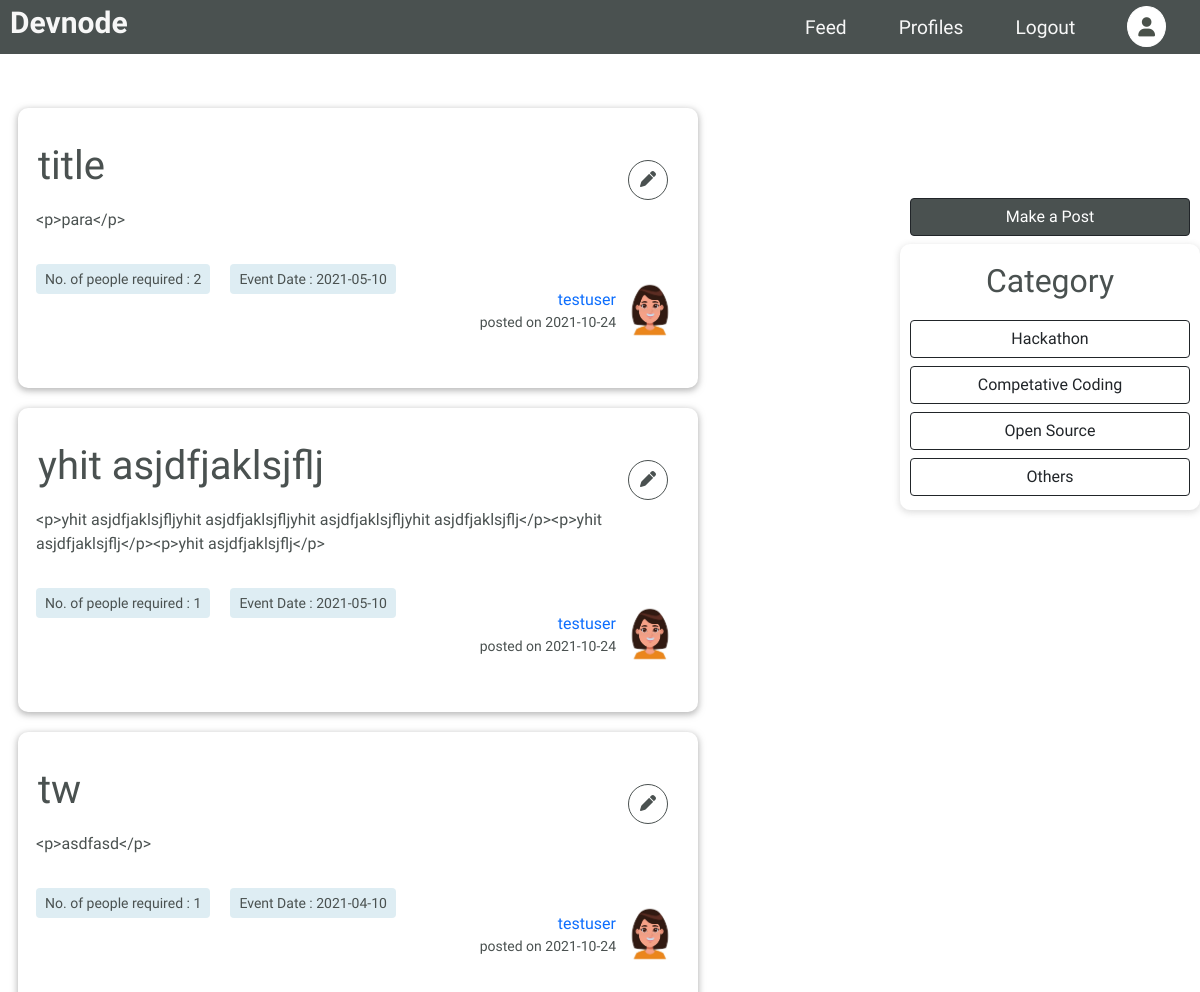
The page /feed/ (signed in) on the database its author committed.
### devnode/models.py (models this page shows, shortened)
class Post(db.Model):
    id = db.Column(db.Integer, primary_key=True)
    title = db.Column(db.String(120), nullable=False)
    content= db.Column(db.Text, nullable=False)
    date_posted = db.Column(db.DateTime, nullable=False, default=datetime.utcnow)
    category = db.Column(db.String(120), nullable=False)
    last_date = db.Column(db.String(80), nullable=False)
    persons_required = db.Column(db.Integer, nullable=False)
    user_id=db.Column(db.Integer, db.ForeignKey('user.id'), nullable=False)

class User(db.Model, UserMixin):
    id = db.Column(db.Integer, primary_key=True)
    username = db.Column(db.String(20), unique=True, nullable=False)
    email = db.Column(db.String(80), unique=True, nullable=False)
    profile_image_file = db.Column(db.String(20), nullable=False, default='default_profile_pic.jpg')
    cover_image_file = db.Column(db.String(20), nullable=False, default='default_cover_pic.jpg')
    password = db.Column(db.String(60), nullable=False)
    confirmed = db.Column(db.Boolean, nullable=False, default=False)
    about = db.Column(db.Text, nullable=False, default='Devnode Member')
    designation = db.Column(db.String(100), nullable=False, default='Devnode Member')
    branch = db.Column(db.String(100), default=None)
    year = db.Column(db.Integer,default=None)
    discord_id = db.Column(db.String(120), unique=True)
    twitter_id = db.Column(db.String(120), unique=True)
    github_id = db.Column(db.String(120), unique=True)
    linkedin_id = db.Column(db.String(120), unique=True)
    skills = db.relationship('Skill', secondary=association_table, lazy='subquery',
        backref=db.backref('users_associated', lazy=True))
    posts = db.relationship('Post', backref='author', lazy=True)

### devnode/routes.py (the view)
@app.route('/feed/')
def feed():
     posts = Post.query.filter_by(category='Hackathon').all()
     return render_template('posts.html', posts=posts)

### devnode/models.py (called while the page is built)
@login_manager.user_loader
def load_user(user_id):
    return User.query.get(int(user_id))

### devnode/templates/posts.html (shortened to what this page needs)
<!DOCTYPE html>
<html lang="en">
<head>
    <link rel="stylesheet" href="{{ url_for('static', filename='css/post.css' ) }}">
    <link rel="stylesheet" href="{{ url_for('static', filename='css/nav.css' ) }}">
    <link href="https://cdn.jsdelivr.net/npm/bootstrap@5.0.2/dist/css/bootstrap.min.css" rel="stylesheet"
>
    <link rel="stylesheet" href="https://cdnjs.cloudflare.com/ajax/libs/font-awesome/6.0.0-beta2/css/all.min.css">
</head>
<body>
   <div id="nav">
    <nav>
        <div class="logo">
            <a href="{{ url_for('index') }}"><h3 class="logoName">Devnode</h3></a>
        </div>
        <div class="menu" id="menuList">
            <ul>
                <li><a href="{{ url_for('feed')}}">Feed</a></li>
                <li><a href="{{ url_for('profiles') }}">Profiles</a></li>
                {% if current_user.is_authenticated %}
                <li><a href="{{ url_for('logout') }}">Logout</a></li>
                <li><a href="{{url_for('user_profile')}}"><i class="fas fa-user" id="user"></i></a></li>
                {% else %}
                <li><a href="{{ url_for('login') }}">Login</a></li>
                <a href="{{ url_for('signup') }}" class="btn btn-outline-light signupTop">Signup</a>
                {% endif %}
            </ul>
        </div>
    </nav>
   </div>
<div class="wrapper">
    <div class="postsection m-2">
    {% for post in posts %}
        <div class="post">
            <h1 class="pt-4">{{ post.title }}</h1>
            {% if post.author == current_user %}
            <div class="editBox">
                <p class="editicon"><a href="{{url_for('edit_post', post_id=post.id)}}"><i class="fas fa-pen"></i></a></p>
            </div>
            {% endif %}
            <p class="p-2">{{ post.content }}
            </p>
            <span class="badge badge-light py-2 m-2">No. of people required : {{ post.persons_required }}</span>
            <span class="badge badge-dark  py-2 m-2">Event Date : {{ post.last_date }}</span>
            <div class="postdetails p-2">
                <div class="usernameDate p-1">
                    <a href="{{url_for('public_profile', username=post.author.username )}}">{{ post.author.username }}</a>
                    <small>posted on {{post.date_posted.strftime('%Y-%m-%d')}}</small>
                </div>
               <div class="profilePic">
                <img src="{{ url_for('static', filename= 'profile_pics/' + post.author.profile_image_file) }}" alt="">
               </div>
            </div>
        </div>
        {% endfor %}
    </div>
    <div class="category right">
        <div class="postbtn my-2 w-100">
        <a href="{{url_for('new_post')}}">
            <button class="btn btn-dark w-100 makepost">Make a Post</button>
        </a>
        </div>
        <div class="category">
            <h2 class="text-center p-2">Category</h2>
            <a href="{{url_for('feed')}}"><button class="btn btn-outline-dark w-100 my-1">Hackathon </button></a>
            <a href="{{url_for('feed_comp')}}"><button class="btn btn-outline-dark w-100 my-1">Competative Coding </button></a>
            <a href="{{url_for('feed_opensource')}}"><button class="btn btn-outline-dark w-100 my-1">Open Source</button></a>
            <a href="{{url_for('feed_other')}}"><button class="btn btn-outline-dark w-100 my-1">Others</button></a>
        </div>
    </div>
</div>
</body>
</html>

### devnode/static/css/post.css (style rules this page uses)
* { margin: 0; padding: 0; box-sizing: border-box; font-family: "Baloo Tamma 2", cursive; color: #4A5150; }
body { display: flex; justify-content: center; }
.wrapper { margin-top: 100px; width: 1200px; display: flex; justify-content: space-between; }
.postsection { max-width: 700px; }
.post { margin: 0 10px; margin-bottom: 20px; padding: 10px; border-radius: 10px; box-shadow: 0 2px 6px 1px rgba(128, 128, 128, 0.537); }
.post h1 { padding: 10px; margin: 0 !important; }
.category { width: 300px; height: 400px; display: flex; flex-direction: column; justify-content: center; align-items: center !important; border-radius: 10px; padding: 10px; box-shadow: 0 2px 6px 1px rgba(128, 128, 128, 0.238); }
.right { border: none; box-shadow: none !important; }
.postdetails { position: relative; bottom: 30px; display: flex; justify-content: flex-end; align-items: center; }
.usernameDate { display: flex; flex-direction: column; text-align: end; }
.profilePic { background-color: rgb(207, 207, 240); width: 60px; height: 60px; border-radius: 50%; }
.profilePic img { width: 60px; height: 60px; object-fit: cover; }
.postdetails a { text-decoration: none; }
.badge { font-size: 14px !important; background-color: rgb(222, 237, 243); font-weight: 400 !important; color: #4A5150 !important; }
.editBox { padding-right: 20px; height: 0; display: flex; justify-content: flex-end; }
.editicon { position: relative; bottom: 40px; border: 1px solid #4A5150; width: 40px; height: 40px; display: flex; justify-content:center; align-items: center; border-radius: 50%; }
.makepost { background-color: #4A5150 !important; margin-top: 100px; }
.category a { width: 100%; }

### devnode/static/css/nav.css (style rules this page uses)
nav { position:static; display: flex; justify-content: space-between; align-items: center; background-color:#4A5150; padding: 0.3rem 10px; }
nav .logo { color:#f7f7f7; display: flex; }
nav .logoName { color: #f7f7f7; font-weight: 600; font-size: 30px; cursor: pointer; }
nav ul { list-style: none; margin: 0; }
nav li { display: inline; padding: 0 1.5rem; }
nav a { color: #f7f7f7; font-size: 1.2rem; text-decoration: none; }
#nav { width: 100%; height: 50px; background-color:#1e201ecd; position: fixed; top: 0; z-index: 30; }
#user { display: inline-block; color: #4a514a; background-color: white; padding: 10px; border: 1px solid white; border-radius: 100%; }

### rows shown on the page
Post: title "title", content "<p>para</p>", persons_required "2", last_date "2021-05-10", author.username "testuser", date_posted "2021-10-24", profile_image_file (placeholder picture)
Post: title "yhit asjdfjaklsjflj", content "<p>yhit asjdfjaklsjfljyhit asjdfjaklsjfljyhit asjdfjaklsjfljyhit asjdfjaklsjflj</p><p>yhit asjdfjaklsjflj</p><p>yhit asjdfjaklsjflj</p>", persons_required "1", last_date "2021-05-10", author.username "testuser", date_posted "2021-10-24", profile_image_file (placeholder picture)
Post: title "tw", content "<p>asdfasd</p>", persons_required "1", last_date "2021-04-10", author.username "testuser", date_posted "2021-10-24", profile_image_file (placeholder picture)
